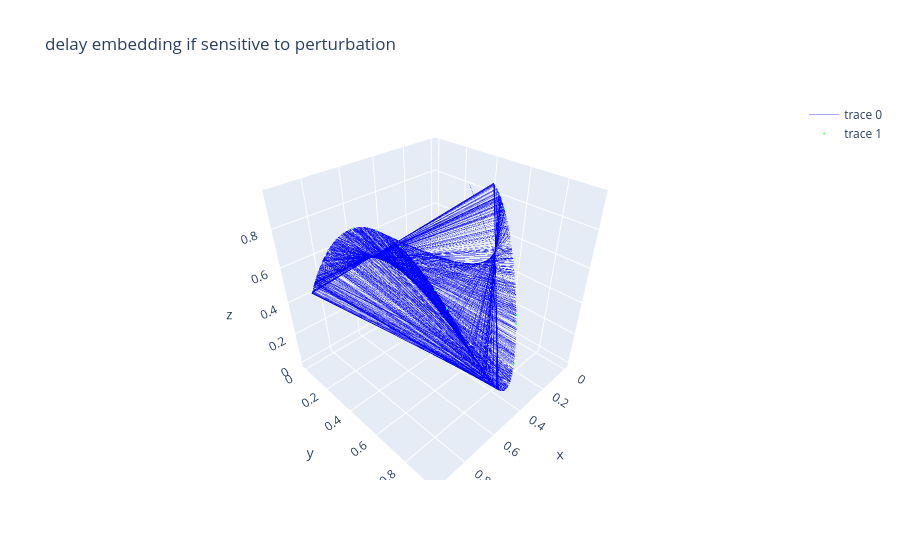

Notebook code cell kept with this figure:
### Code cell
indx=70000
fig = go.Figure(data=[
    go.Scatter3d(
        x=X_de[:,0][:1000], 
        y=X_de[:,1][:1000], 
        z=X_de[:,2][:1000],
        mode='lines',
        line=dict(width=0.5, color='rgba(0,0,256,0.7)')
    ),
    go.Scatter3d(
        x=des[:,indx, 0],
        y=des[:,indx, 1],
        z=des[:,indx, 2],
        mode='markers',
        marker=dict(size=1, color='rgba(0,255,0,0.7)', symbol='circle')
    )
])

fig.update_layout(title='delay embedding if sensitive to perturbation')
fig.show()

### Figure 1 — Plotly figure (JSON) as saved in the notebook; plotly's stock layout.template omitted (floating-point values rounded to 4 significant figures; data arrays with more than 128 entries replaced by an {"elided": "..."} marker saying what was removed)
{"data": [{"line": {"color": "rgba(0,0,256,0.7)", "width": 0.5}, "mode": "lines", "type": "scatter3d", "x": {"elided": "1000 float values"}, "y": {"elided": "1000 float values"}, "z": {"elided": "1000 float values"}}, {"marker": {"color": "rgba(0,255,0,0.7)", "size": 1, "symbol": "circle"}, "mode": "markers", "type": "scatter3d", "x": [0.0, 0.7972, 0.1941, 0.8688, 0.8334, 0.2167, 0.4165, 0.7141, 0.3427, 0.3549, 0.0, -Infinity, -Infinity, -Infinity, -Infinity, -Infinity, -Infinity, -Infinity, -Infinity, -Infinity, -Infinity, -Infinity, -Infinity, -Infinity, -Infinity, -Infinity, -Infinity, -Infinity, -Infinity, -Infinity, -Infinity, -Infinity, -Infinity, -Infinity, -Infinity, -Infinity, -Infinity, -Infinity, -Infinity, -Infinity, -Infinity, -Infinity, -Infinity, -Infinity, -Infinity, -Infinity, -Infinity, -Infinity, -Infinity, -Infinity, -Infinity, -Infinity, -Infinity, -Infinity, -Infinity, -Infinity, -Infinity, -Infinity, -Infinity, -Infinity, -Infinity, -Infinity, -Infinity, -Infinity, -Infinity, -Infinity, -Infinity, -Infinity, -Infinity, -Infinity, -Infinity, -Infinity, -Infinity, -Infinity, -Infinity, -Infinity, -Infinity, -Infinity, -Infinity, -Infinity, -Infinity, -Infinity, -Infinity, -Infinity, -Infinity, -Infinity, -Infinity, -Infinity, -Infinity, -Infinity, -Infinity, -Infinity, -Infinity, -Infinity, -Infinity, -Infinity, -Infinity, -Infinity, -Infinity, -Infinity], "y": [0.0, 0.6159, 0.5959, 0.4344, 0.5291, 0.6467, 0.9259, 0.7779, 0.8582, 0.8723, 0.0, -Infinity, -Infinity, -Infinity, -Infinity, -Infinity, -Infinity, -Infinity, -Infinity, -Infinity, -Infinity, -Infinity, -Infinity, -Infinity, -Infinity, -Infinity, -Infinity, -Infinity, -Infinity, -Infinity, -Infinity, -Infinity, -Infinity, -Infinity, -Infinity, -Infinity, -Infinity, -Infinity, -Infinity, -Infinity, -Infinity, -Infinity, -Infinity, -Infinity, -Infinity, -Infinity, -Infinity, -Infinity, -Infinity, -Infinity, -Infinity, -Infinity, -Infinity, -Infinity, -Infinity, -Infinity, -Infinity, -Infinity, -Infinity, -Infinity, -Infinity, -Infinity, -Infinity, -Infinity, -Infinity, -Infinity, -Infinity, -Infinity, -Infinity, -Infinity, -Infinity, -Infinity, -Infinity, -Infinity, -Infinity, -Infinity, -Infinity, -Infinity, -Infinity, -Infinity, -Infinity, -Infinity, -Infinity, -Infinity, -Infinity, -Infinity, -Infinity, -Infinity, -Infinity, -Infinity, -Infinity, -Infinity, -Infinity, -Infinity, -Infinity, -Infinity, -Infinity, -Infinity, -Infinity, -Infinity], "z": [0.0, 0.9013, 0.9174, 0.9361, 0.9493, 0.8705, 0.2613, 0.6582, 0.4637, 0.4243, 0.0, -Infinity, -Infinity, -Infinity, -Infinity, -Infinity, -Infinity, -Infinity, -Infinity, -Infinity, -Infinity, -Infinity, -Infinity, -Infinity, -Infinity, -Infinity, -Infinity, -Infinity, -Infinity, -Infinity, -Infinity, -Infinity, -Infinity, -Infinity, -Infinity, -Infinity, -Infinity, -Infinity, -Infinity, -Infinity, -Infinity, -Infinity, -Infinity, -Infinity, -Infinity, -Infinity, -Infinity, -Infinity, -Infinity, -Infinity, -Infinity, -Infinity, -Infinity, -Infinity, -Infinity, -Infinity, -Infinity, -Infinity, -Infinity, -Infinity, -Infinity, -Infinity, -Infinity, -Infinity, -Infinity, -Infinity, -Infinity, -Infinity, -Infinity, -Infinity, -Infinity, -Infinity, -Infinity, -Infinity, -Infinity, -Infinity, -Infinity, -Infinity, -Infinity, -Infinity, -Infinity, -Infinity, -Infinity, -Infinity, -Infinity, -Infinity, -Infinity, -Infinity, -Infinity, -Infinity, -Infinity, -Infinity, -Infinity, -Infinity, -Infinity, -Infinity, -Infinity, -Infinity, -Infinity, -Infinity]}], "layout": {"title": {"text": "delay embedding if sensitive to perturbation"}}}
